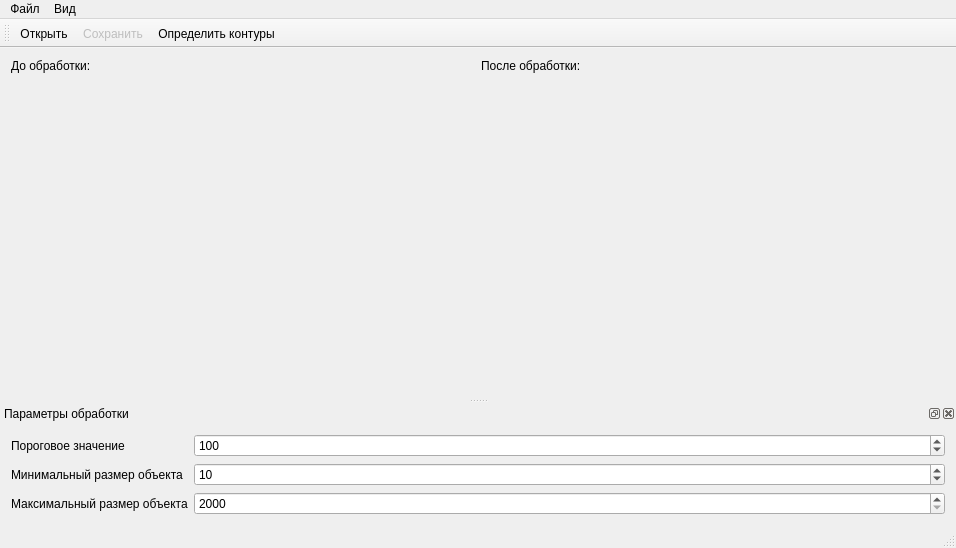
<?xml version="1.0" encoding="UTF-8"?>
<ui version="4.0">
 <class>MainWindow</class>
 <widget class="QMainWindow" name="MainWindow">
  <property name="geometry">
   <rect>
    <x>0</x>
    <y>0</y>
    <width>956</width>
    <height>548</height>
   </rect>
  </property>
  <property name="windowTitle">
   <string/>
  </property>
  <widget class="QWidget" name="_central_widget">
   <layout class="QGridLayout" name="_grid_layout">
    <item row="0" column="1">
     <widget class="QLabel" name="_label_after">
      <property name="text">
       <string>После обработки:</string>
      </property>
      <property name="alignment">
       <set>Qt::AlignLeading|Qt::AlignLeft|Qt::AlignTop</set>
      </property>
     </widget>
    </item>
    <item row="0" column="0">
     <widget class="QLabel" name="_label_before">
      <property name="text">
       <string>До обработки:</string>
      </property>
      <property name="alignment">
       <set>Qt::AlignLeading|Qt::AlignLeft|Qt::AlignTop</set>
      </property>
     </widget>
    </item>
    <item row="1" column="1">
     <widget class="QLabel" name="_label_output">
      <property name="text">
       <string/>
      </property>
     </widget>
    </item>
    <item row="1" column="0">
     <widget class="QLabel" name="_label_input">
      <property name="text">
       <string/>
      </property>
     </widget>
    </item>
   </layout>
  </widget>
  <widget class="QMenuBar" name="_menu_bar">
   <property name="geometry">
    <rect>
     <x>0</x>
     <y>0</y>
     <width>956</width>
     <height>20</height>
    </rect>
   </property>
   <widget class="QMenu" name="_menu">
    <property name="title">
     <string>Файл</string>
    </property>
    <addaction name="_action_open"/>
    <addaction name="_action_save"/>
    <addaction name="_action_save_as"/>
    <addaction name="_action_exit"/>
   </widget>
   <widget class="QMenu" name="_menu_view">
    <property name="title">
     <string>Вид</string>
    </property>
    <addaction name="_action_view_parametres"/>
   </widget>
   <addaction name="_menu"/>
   <addaction name="_menu_view"/>
  </widget>
  <widget class="QToolBar" name="_tool_bar">
   <property name="enabled">
    <bool>true</bool>
   </property>
   <attribute name="toolBarArea">
    <enum>TopToolBarArea</enum>
   </attribute>
   <attribute name="toolBarBreak">
    <bool>false</bool>
   </attribute>
   <addaction name="_action_open"/>
   <addaction name="_action_save"/>
   <addaction name="_action_search_countours"/>
  </widget>
  <widget class="QStatusBar" name="_status_bar"/>
  <widget class="QDockWidget" name="_dock_widget">
   <property name="windowTitle">
    <string>Параметры обработки</string>
   </property>
   <attribute name="dockWidgetArea">
    <number>8</number>
   </attribute>
   <widget class="QWidget" name="_dock_container">
    <layout class="QFormLayout" name="_dock_layout">
     <property name="fieldGrowthPolicy">
      <enum>QFormLayout::AllNonFixedFieldsGrow</enum>
     </property>
     <item row="5" column="0">
      <widget class="QLabel" name="_label_threshold">
       <property name="text">
        <string>Пороговое значение</string>
       </property>
      </widget>
     </item>
     <item row="7" column="0">
      <widget class="QLabel" name="_label_min_object_size">
       <property name="text">
        <string>Минимальный размер объекта</string>
       </property>
      </widget>
     </item>
     <item row="7" column="1">
      <widget class="QSpinBox" name="_spin_box_min_object_size">
       <property name="minimum">
        <number>1</number>
       </property>
       <property name="maximum">
        <number>255</number>
       </property>
       <property name="singleStep">
        <number>1</number>
       </property>
       <property name="value">
        <number>10</number>
       </property>
      </widget>
     </item>
     <item row="5" column="1">
      <widget class="QSpinBox" name="_spin_box_threshold">
       <property name="readOnly">
        <bool>false</bool>
       </property>
       <property name="buttonSymbols">
        <enum>QAbstractSpinBox::UpDownArrows</enum>
       </property>
       <property name="minimum">
        <number>1</number>
       </property>
       <property name="maximum">
        <number>255</number>
       </property>
       <property name="value">
        <number>100</number>
       </property>
      </widget>
     </item>
     <item row="8" column="0">
      <widget class="QLabel" name="_label_max_object_size">
       <property name="text">
        <string>Максимальный размер объекта</string>
       </property>
      </widget>
     </item>
     <item row="8" column="1">
      <widget class="QSpinBox" name="_spin_box_max_object_size">
       <property name="minimum">
        <number>2000</number>
       </property>
       <property name="maximum">
        <number>10000</number>
       </property>
      </widget>
     </item>
    </layout>
   </widget>
  </widget>
  <action name="_action_open">
   <property name="icon">
    <iconset resource="res/res.qrc">
     <normaloff>:/open.png</normaloff>:/open.png</iconset>
   </property>
   <property name="text">
    <string>Открыть</string>
   </property>
   <property name="toolTip">
    <string>Открыть изображение</string>
   </property>
  </action>
  <action name="_action_save">
   <property name="enabled">
    <bool>false</bool>
   </property>
   <property name="icon">
    <iconset resource="res/res.qrc">
     <normaloff>:/save.png</normaloff>:/save.png</iconset>
   </property>
   <property name="text">
    <string>Сохранить</string>
   </property>
  </action>
  <action name="_action_save_as">
   <property name="enabled">
    <bool>false</bool>
   </property>
   <property name="icon">
    <iconset resource="res/res.qrc">
     <normaloff>:/save.png</normaloff>:/save.png</iconset>
   </property>
   <property name="text">
    <string>Сохранить как</string>
   </property>
  </action>
  <action name="_action_exit">
   <property name="icon">
    <iconset resource="res/res.qrc">
     <normaloff>:/exit.png</normaloff>:/exit.png</iconset>
   </property>
   <property name="text">
    <string>Выход</string>
   </property>
  </action>
  <action name="_action_search_countours">
   <property name="icon">
    <iconset resource="res/res.qrc">
     <normaloff>:/picture.png</normaloff>:/picture.png</iconset>
   </property>
   <property name="text">
    <string>Определить контуры</string>
   </property>
  </action>
  <action name="_action_view_parametres">
   <property name="text">
    <string>Показать параметры обработки</string>
   </property>
   <property name="toolTip">
    <string>Показать параметры обработки</string>
   </property>
  </action>
 </widget>
 <layoutdefault spacing="6" margin="11"/>
 <resources>
  <include location="res/res.qrc"/>
 </resources>
 <connections/>
</ui>
